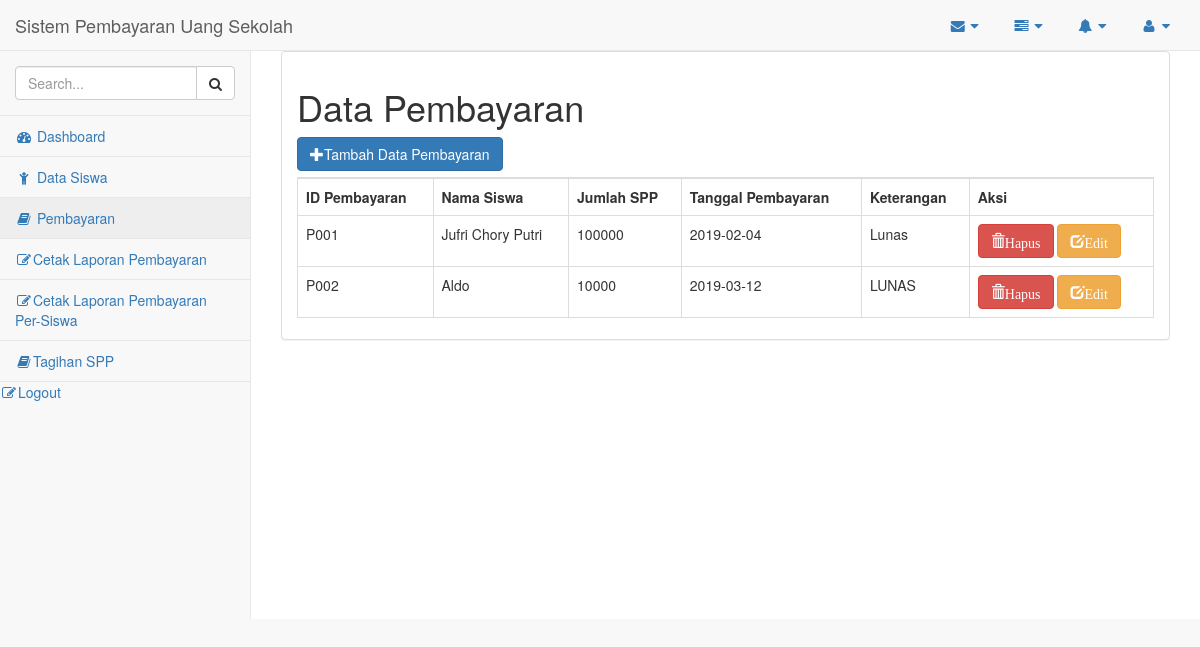
The page /index.php?page=pembayaran (signed in) on the database its author committed.
### tables this page shows
CREATE TABLE `pembayaran` (
  `id_pembayaran` varchar(15) NOT NULL,
  `nis` varchar(30) NOT NULL,
  `jumlah_spp` double NOT NULL,
  `tgl_pembayaran` date NOT NULL,
  `keterangan` varchar(30) NOT NULL
);

CREATE TABLE `siswa` (
  `nis` int(12) NOT NULL,
  `username` varchar(100) NOT NULL,
  `password` varchar(255) NOT NULL,
  `nama` varchar(50) NOT NULL,
  `jk` varchar(10) NOT NULL,
  `nama_bapak` varchar(50) NOT NULL,
  `alamat` varchar(100) NOT NULL,
  `umur` int(11) NOT NULL,
  `status` varchar(20) NOT NULL
);

### pembayaran.php (the view, shortened to what this page needs)
<?php
$aksi=isset($_GET['aksi']) ? $_GET['aksi'] : 'list';
switch($aksi) {
?>
<?php
case 'list' :
 ?>
 <h1>Data Pembayaran</h1>
 <?php
		if($_SESSION['status']=='Bendahara'){
		?>
<a href="?page=pembayaran&aksi=entri" class="btn btn-primary" width=30><span class="glyphicon glyphicon-plus"></span>Tambah Data Pembayaran</a>
<?php } ?>
<table border=1 width="100%" class="table table-bordered" id="dataTables-example">
	<tr>
		<th>ID Pembayaran</th>
		<th>Nama Siswa </th>
		<th>Jumlah SPP </th>
		<th>Tanggal Pembayaran</th>
		<th>Keterangan</th>
		<?php
			if($_SESSION['status']=='Bendahara')
			echo"<th>Aksi</th>";
			?>
	</tr>
	<?php
		$data = mysql_query("Select * from pembayaran,siswa where siswa.nis=pembayaran.nis ");
		while ($arr = mysql_fetch_array ($data)){
	?>
	<tr>
		<td><?php echo $arr['id_pembayaran'] ?> </td>
		<td><?php echo $arr['nama']?></td>
		<td><?php echo $arr['jumlah_spp']?></td>
		<td><?php echo $arr['tgl_pembayaran']?></td>
		<td><?php echo $arr['keterangan']?></td>
		<?php
		if($_SESSION['status']=='Bendahara'){
		?>
			<td><a href ="aksi_pembayaran.php?proses=hapus&id=<?php echo $arr['id_pembayaran']?>" onclick ="return confirm('Yakin Akan Menghapus ?')" class='btn btn-danger'><span class="glyphicon glyphicon-trash">Hapus </span></a>
			<a href ="?page=pembayaran&aksi=edit&id=<?php echo $arr['id_pembayaran']?>" class="btn btn-warning"><span class="glyphicon glyphicon-edit">Edit </span></a></td>
		<?php } ?>
	</tr>
	<?php
		}
	?>
	<?php
	 break;
	?>
<?php
}
?>

### css/sb-admin-2.css (style rules this page uses)
body { background-color: #f8f8f8; }

### rows shown on the page
pembayaran: id_pembayaran "P001", siswa.nama "Jufri Chory Putri", jumlah_spp "100000", tgl_pembayaran "2019-02-04", keterangan "Lunas"
pembayaran: id_pembayaran "P002", siswa.nama "Aldo", jumlah_spp "10000", tgl_pembayaran "2019-03-12", keterangan "LUNAS"
